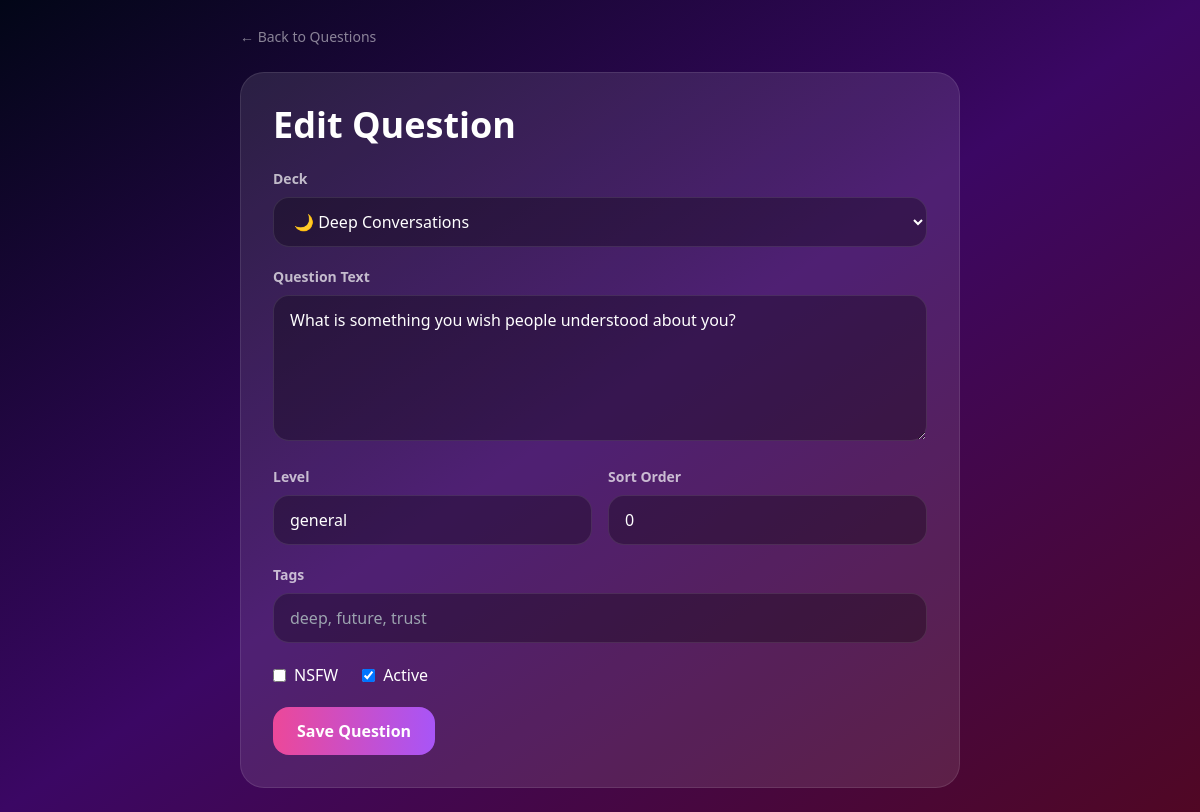
The page /admin/questions/1/edit (signed in) on the database its author committed.
### app/models/question.py (models this page shows, shortened)
class Question(db.Model):
    __tablename__ = "questions"
    id = db.Column(db.Integer, primary_key=True)
    deck_id = db.Column(
        db.String(80),
        db.ForeignKey("decks.id"),
        nullable=False,
        index=True
    )
    text = db.Column(db.Text, nullable=False)
    level = db.Column(db.String(40), nullable=False, default="general")
    tags = db.Column(db.JSON, nullable=False, default=list)
    is_active = db.Column(db.Boolean, nullable=False, default=True, index=True)
    is_nsfw = db.Column(db.Boolean, nullable=False, default=False)
    sort_order = db.Column(db.Integer, nullable=False, default=0)
    created_at = db.Column(db.DateTime, nullable=False, default=datetime.utcnow)
    updated_at = db.Column(
        db.DateTime,
        nullable=False,
        default=datetime.utcnow,
        onupdate=datetime.utcnow
    )
    deck = db.relationship("Deck", back_populates="questions")

### app/models/deck.py (models this page shows, shortened)
class Deck(db.Model):
    __tablename__ = "decks"
    id = db.Column(db.String(80), primary_key=True)
    name = db.Column(db.String(120), nullable=False)
    emoji = db.Column(db.String(20), nullable=False)
    primary_color = db.Column(db.String(20), nullable=False, default="#EC4899")
    secondary_color = db.Column(db.String(20), nullable=True)
    description = db.Column(db.Text, nullable=True)
    is_nsfw = db.Column(db.Boolean, nullable=False, default=False)
    is_active = db.Column(db.Boolean, nullable=False, default=True)
    sort_order = db.Column(db.Integer, nullable=False, default=0)
    created_at = db.Column(db.DateTime, nullable=False, default=datetime.utcnow)
    updated_at = db.Column(
        db.DateTime,
        nullable=False,
        default=datetime.utcnow,
        onupdate=datetime.utcnow
    )
    questions = db.relationship(
        "Question",
        back_populates="deck",
        cascade="all, delete-orphan",
        lazy="selectin"
    )

### app/routes/admin_web.py (the view)
@admin_web_bp.get("/questions/<int:question_id>/edit")
@admin_required
def edit_question(question_id):
    question = Question.query.get_or_404(question_id)
    decks = Deck.query.order_by(Deck.sort_order, Deck.name).all()
    return render_template("admin/question_form.html", question=question, decks=decks)

### app/routes/admin_web.py (called while the page is built)
def admin_required(fn):
    @wraps(fn)
    @login_required
    def wrapper(*args, **kwargs):
        if not current_user.is_admin:
            abort(403)
        return fn(*args, **kwargs)
    return wrapper

### app/templates/admin/question_form.html (shortened to what this page needs)
{% extends "base.html" %}
{% block body %}
<div class="max-w-3xl mx-auto p-6">
  <a href="{{ url_for('admin_web.questions') }}" class="text-white/50 text-sm">← Back to Questions</a>
  <div class="rounded-3xl bg-white/10 border border-white/10 p-8 mt-6">
    <h1 class="text-4xl font-bold mb-6">
      {% if question %}Edit Question{% else %}New Question{% endif %}
    </h1>
    <form method="post" class="space-y-5">
      <div>
        <label class="block text-sm font-bold text-white/70 mb-2">Deck</label>
        <select name="deck_id" required
          class="w-full rounded-2xl bg-black/30 border border-white/10 px-4 py-3">
          {% for deck in decks %}
            <option value="{{ deck.id }}" {% if question and question.deck_id == deck.id %}selected{% endif %}>
              {{ deck.emoji }} {{ deck.name }}
            </option>
          {% endfor %}
        </select>
      </div>
      <div>
        <label class="block text-sm font-bold text-white/70 mb-2">Question Text</label>
        <textarea name="text" rows="5" required
          class="w-full rounded-2xl bg-black/30 border border-white/10 px-4 py-3">{{ question.text if question else '' }}</textarea>
      </div>
      <div class="grid grid-cols-1 md:grid-cols-2 gap-4">
        <div>
          <label class="block text-sm font-bold text-white/70 mb-2">Level</label>
          <input name="level" value="{{ question.level if question else 'general' }}"
            class="w-full rounded-2xl bg-black/30 border border-white/10 px-4 py-3">
        </div>
        <div>
          <label class="block text-sm font-bold text-white/70 mb-2">Sort Order</label>
          <input name="sort_order" type="number" value="{{ question.sort_order if question else 0 }}"
            class="w-full rounded-2xl bg-black/30 border border-white/10 px-4 py-3">
        </div>
      </div>
      <div>
        <label class="block text-sm font-bold text-white/70 mb-2">Tags</label>
        <input name="tags" value="{{ question.tags | join(', ') if question and question.tags else '' }}"
          placeholder="deep, future, trust"
          class="w-full rounded-2xl bg-black/30 border border-white/10 px-4 py-3">
      </div>
      <div class="flex gap-6">
        <label class="flex items-center gap-2">
          <input type="checkbox" name="is_nsfw" {% if question and question.is_nsfw %}checked{% endif %}>
          NSFW
        </label>
        {% if question %}
        <label class="flex items-center gap-2">
          <input type="checkbox" name="is_active" {% if question.is_active %}checked{% endif %}>
          Active
        </label>
        {% endif %}
      </div>
      <button class="rounded-2xl bg-gradient-to-r from-pink-500 to-purple-500 px-6 py-3 font-bold">
        Save Question
      </button>
    </form>
  </div>
</div>
{% endblock %}

### rows shown on the page
Question: deck_id "🌙 Deep Conversations", text "What is something you wish people understood about you?", level "general", sort_order "0", is_active "☑"
